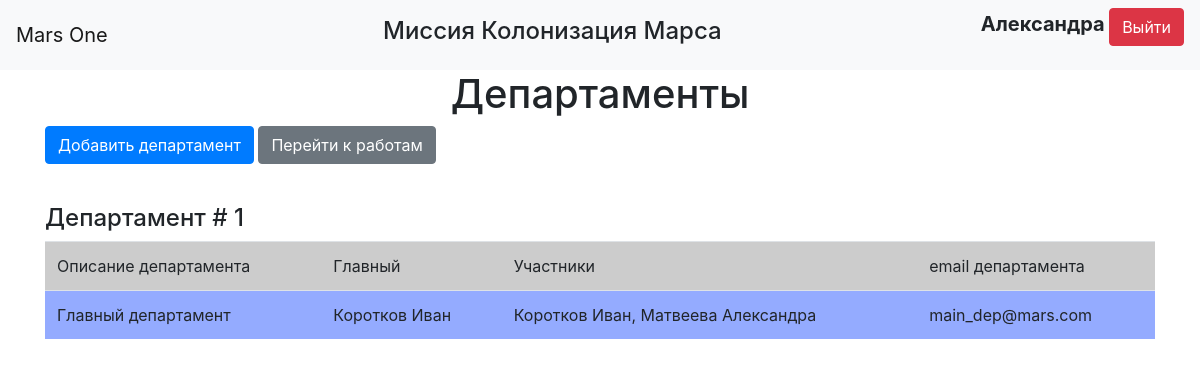
The page /departments (signed in) on the database its author committed.
### data/users.py (models this page shows, shortened)
class User(SqlAlchemyBase, UserMixin, SerializerMixin):
    __tablename__ = 'users'
    id = sqlalchemy.Column(sqlalchemy.Integer,
                           primary_key=True, autoincrement=True)
    surname = sqlalchemy.Column(sqlalchemy.String, nullable=True)
    name = sqlalchemy.Column(sqlalchemy.String, nullable=True)
    age = sqlalchemy.Column(sqlalchemy.Integer, nullable=True)
    position = sqlalchemy.Column(sqlalchemy.String, nullable=True)
    speciality = sqlalchemy.Column(sqlalchemy.String, nullable=True)
    address = sqlalchemy.Column(sqlalchemy.String, nullable=True, default=f"module_{randint(0, 99)}")
    email = sqlalchemy.Column(sqlalchemy.String, unique=True, nullable=True)
    hashed_password = sqlalchemy.Column(sqlalchemy.String, nullable=True)
    modified_date = sqlalchemy.Column(sqlalchemy.DateTime, default=datetime.datetime.now)
    jobs = orm.relationship("Jobs", back_populates="user")

### data/departments.py (models this page shows)
class Departments(SqlAlchemyBase, SerializerMixin):
    __tablename__ = 'departments'
    id = sqlalchemy.Column(sqlalchemy.Integer,
                           primary_key=True, autoincrement=True)
    title = sqlalchemy.Column(sqlalchemy.String, nullable=True)
    chief = sqlalchemy.Column(sqlalchemy.Integer, sqlalchemy.ForeignKey("users.id"), nullable=True)
    collaborators = sqlalchemy.Column(sqlalchemy.String, nullable=True)
    email = sqlalchemy.Column(sqlalchemy.String, nullable=True)
    creator = sqlalchemy.Column(sqlalchemy.Integer)
    user = orm.relationship("User")

### main.py (the view)
@app.route("/departments")
@login_required
def departments():
    dbs = db_session.create_session()
    if current_user.id != 1:
        deps = dbs.query(Departments). \
            filter((Departments.collaborators.like(f'% {current_user.id}%')) |
                   (Departments.collaborators.like(f'%{current_user.id},%')) |
                   (Departments.collaborators == str(current_user.id)) |
                   (Departments.creator == current_user.id))
    else:
        deps = dbs.query(Departments)
    return render_template("departments.html", deps=deps,
                           teams=[", ".join(get_users(dep, dbs)) for dep in deps],
                           title="Департаменты")

### data/db_session.py (called while the page is built)
def create_session() -> Session:
    global __factory
    return __factory()

### main.py (called while the page is built)
@login_manager.user_loader
def load_user(user_id):
    db_sess = db_session.create_session()
    return db_sess.query(User).get(user_id)

def get_users(storage, dbs):
    users = []
    for u_id in storage.collaborators.split(", "):
        try:
            ans = dbs.query(User).filter(User.id == int(u_id)).first()
            users.append(f"{ans.surname} {ans.name}")
        except (AttributeError, ValueError):
            users.append("Неизвестно Кто")
    return users

### templates/departments.html (shortened to what this page needs)
{% extends "base.html" %}
{% block content %}
{% if deps %}
    <h1 class="center">Департаменты</h1>
    <p>
        <a class="btn btn-primary" href="/add_department">Добавить департамент</a>
        <a class="btn btn-secondary" href="/jobs">Перейти к работам</a>
    </p>
{% else %}
    <h1 class="center">Нет департаментов</h1>
    <p class="center">
        <a class="btn btn-primary" href="/add_department">Добавить департамент</a>
        <a class="btn btn-secondary" href="/jobs">Перейти к работам</a>
    </p>
{% endif %}
{% for dep in deps %}
    <br>
    <h4>Департамент # {{ loop.index }}</h4>
    <table class="table">
        <tr bgcolor="#ccc">
            <td>Описание департамента</td>
            <td>Главный</td>
            <td>Участники</td>
            <td>email департамента</td>
        </tr>
        <tr bgcolor="#94abff">
            <td>{{ dep.title }}</td>
            <td>{% if dep.user %} {{ dep.user.surname }} {{dep.user.name}} {% else %}Неизвестно Кто{% endif %}</td>
            <td>{{ teams[loop.index - 1] }}</td>
            <td>{{ dep.email }}</td>
        </tr>
    </table>
    {% if dep.user %}
        {% set tema_leader = dep.user.id %}
    {% else %}
        {% set tema_leader = 1 %}
    {% endif %}
{% endfor %}
{% endblock %}

### templates/base.html (shortened to what this page needs)
<!doctype html>
<html lang="en">
<head>
    <link rel="stylesheet"
          href="https://stackpath.bootstrapcdn.com/bootstrap/4.4.1/css/bootstrap.min.css"
>
    <link rel="stylesheet" type="text/css" href="{{ url_for('static', filename='css/style.css') }}" />
</head>
<body>
<header>
    <nav class="navbar navbar-light bg-light">
        <a class="navbar-brand">Mars One</a>
        <h4 class="center">Миссия Колонизация Марса</h4>
        {% if current_user.is_authenticated %}
            <p>
                <a class="bold">{{ current_user.name }}</a>
                <a class="btn btn-danger" href="/logout">Выйти</a>
            </p>
        {% else %}
            <p>
                <a class="btn btn-primary" href="/register">Зарегистрироваться</a>
                <a class="btn btn-success" href="/login">Войти</a>
            </p>
        {% endif %}
    </nav>
</header>
<main role="main" class="container">
    {% block content %}{% endblock %}
</main>
</body>
</html>

### static/css/style.css (style rules this page uses)
.center { text-align: center; }
.bold { font-size: 20px; font-weight: bold; }

### rows shown on the page
User: name "Александра"
Departments: title "Главный департамент", user.surname "Коротков", user.name "Иван", teams "Коротков Иван, Матвеева Александра", email "main_dep@mars.com"
